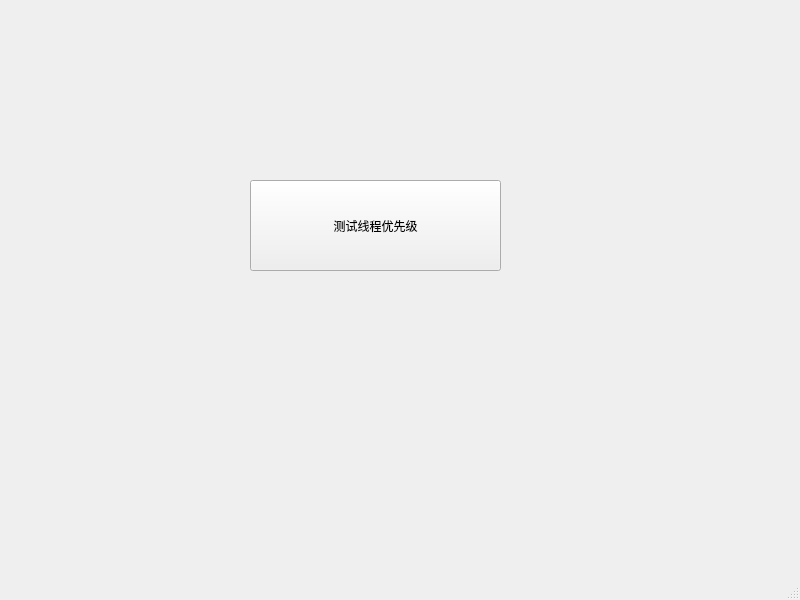
<?xml version="1.0" encoding="UTF-8"?>
<ui version="4.0">
 <class>MainWindow</class>
 <widget class="QMainWindow" name="MainWindow">
  <property name="geometry">
   <rect>
    <x>0</x>
    <y>0</y>
    <width>800</width>
    <height>600</height>
   </rect>
  </property>
  <property name="windowTitle">
   <string>MainWindow</string>
  </property>
  <widget class="QWidget" name="centralwidget">
   <widget class="QPushButton" name="pushButton">
    <property name="geometry">
     <rect>
      <x>250</x>
      <y>180</y>
      <width>251</width>
      <height>91</height>
     </rect>
    </property>
    <property name="text">
     <string>测试线程优先级</string>
    </property>
   </widget>
  </widget>
  <widget class="QMenuBar" name="menubar">
   <property name="geometry">
    <rect>
     <x>0</x>
     <y>0</y>
     <width>800</width>
     <height>26</height>
    </rect>
   </property>
  </widget>
  <widget class="QStatusBar" name="statusbar"/>
 </widget>
 <resources/>
 <connections/>
</ui>
